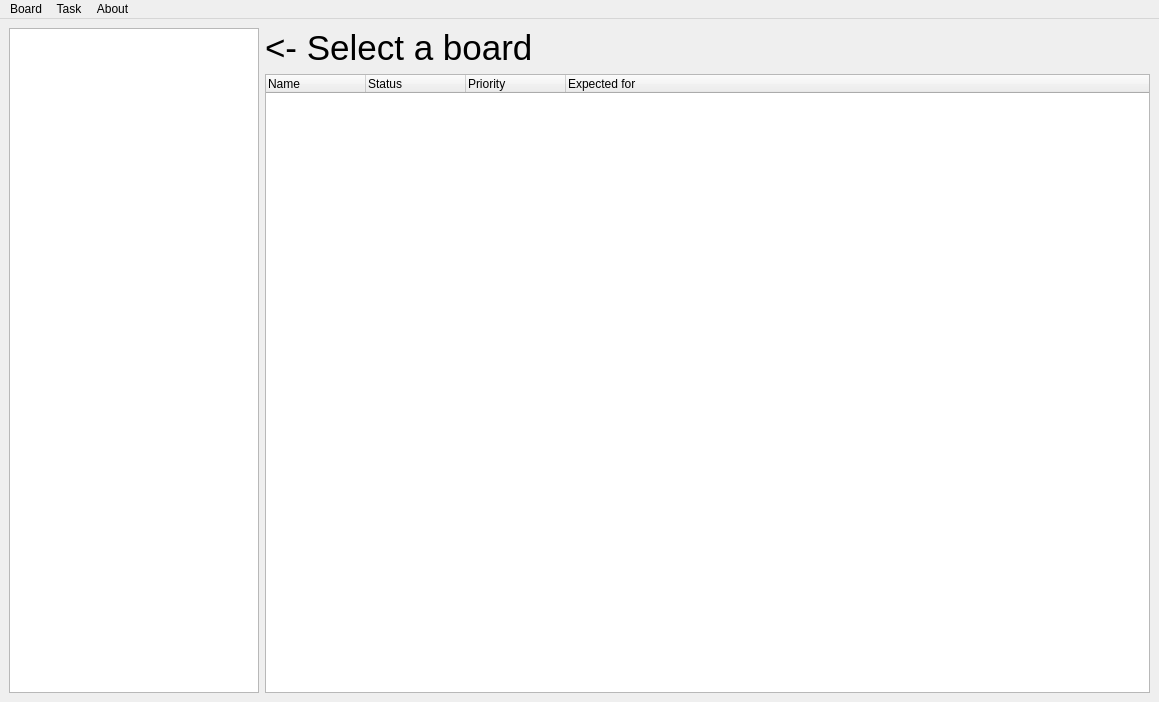
<?xml version="1.0" encoding="UTF-8"?>
<ui version="4.0">
 <class>MainWindow</class>
 <widget class="QMainWindow" name="MainWindow">
  <property name="geometry">
   <rect>
    <x>0</x>
    <y>0</y>
    <width>1159</width>
    <height>702</height>
   </rect>
  </property>
  <property name="minimumSize">
   <size>
    <width>1159</width>
    <height>702</height>
   </size>
  </property>
  <property name="windowTitle">
   <string>TaskBoard</string>
  </property>
  <property name="tabShape">
   <enum>QTabWidget::Rounded</enum>
  </property>
  <widget class="QWidget" name="centralwidget">
   <layout class="QGridLayout" name="gridLayout">
    <item row="0" column="0">
     <layout class="QHBoxLayout" name="horizontalLayout">
      <item>
       <widget class="QListWidget" name="listWidget">
        <property name="minimumSize">
         <size>
          <width>250</width>
          <height>0</height>
         </size>
        </property>
        <property name="maximumSize">
         <size>
          <width>250</width>
          <height>16777215</height>
         </size>
        </property>
       </widget>
      </item>
      <item>
       <layout class="QVBoxLayout" name="verticalLayout">
        <item>
         <widget class="QLabel" name="label">
          <property name="font">
           <font>
            <pointsize>26</pointsize>
           </font>
          </property>
          <property name="text">
           <string>&lt;- Select a board</string>
          </property>
         </widget>
        </item>
        <item>
         <widget class="QTreeWidget" name="treeWidget">
          <property name="alternatingRowColors">
           <bool>true</bool>
          </property>
          <property name="columnCount">
           <number>4</number>
          </property>
          <column>
           <property name="text">
            <string>Name</string>
           </property>
          </column>
          <column>
           <property name="text">
            <string>Status</string>
           </property>
          </column>
          <column>
           <property name="text">
            <string>Priority</string>
           </property>
          </column>
          <column>
           <property name="text">
            <string>Expected for</string>
           </property>
          </column>
         </widget>
        </item>
       </layout>
      </item>
     </layout>
    </item>
   </layout>
  </widget>
  <widget class="QMenuBar" name="menuBar">
   <property name="geometry">
    <rect>
     <x>0</x>
     <y>0</y>
     <width>1159</width>
     <height>24</height>
    </rect>
   </property>
   <widget class="QMenu" name="menuAbout">
    <property name="title">
     <string>About</string>
    </property>
    <addaction name="actionPreferences"/>
    <addaction name="separator"/>
    <addaction name="actionAbout"/>
   </widget>
   <widget class="QMenu" name="menuBoard">
    <property name="title">
     <string>Board</string>
    </property>
    <addaction name="actionNew"/>
   </widget>
   <widget class="QMenu" name="menuTask">
    <property name="title">
     <string>Task</string>
    </property>
    <addaction name="actionNew_task"/>
   </widget>
   <addaction name="menuBoard"/>
   <addaction name="menuTask"/>
   <addaction name="menuAbout"/>
  </widget>
  <action name="actionPreferences">
   <property name="text">
    <string>Preferences</string>
   </property>
  </action>
  <action name="actionNew">
   <property name="text">
    <string>New Board</string>
   </property>
  </action>
  <action name="actionAbout">
   <property name="text">
    <string>About TaskBoard</string>
   </property>
  </action>
  <action name="actionNew_task">
   <property name="enabled">
    <bool>false</bool>
   </property>
   <property name="text">
    <string>New task</string>
   </property>
  </action>
 </widget>
 <resources/>
 <connections/>
</ui>
